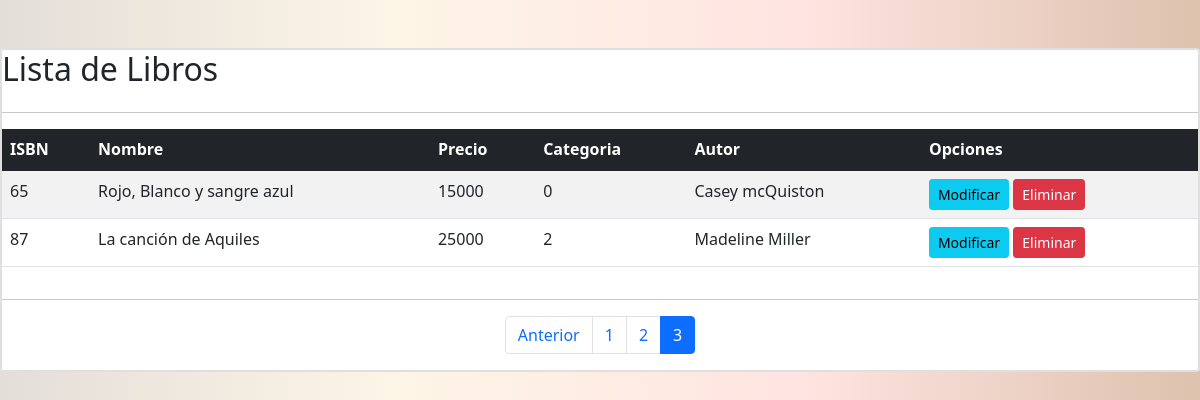
The page /libroList/?page=3 (signed in) on the database as committed earlier.
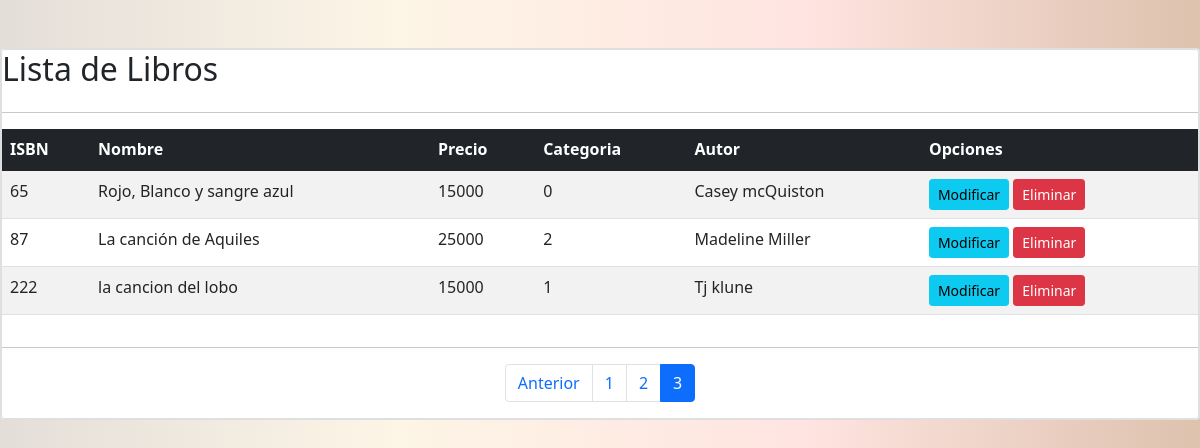
The same page on the database as committed later.
### tienda/models.py (models this page shows, shortened)
class Libro(models.Model):
    isbn = models.IntegerField()
    nombre = models.CharField(max_length=400)
    precio = models.IntegerField()
    categoria = models.IntegerField(choices=opciones_categoria)
    nuevo = models.BooleanField()
    autor = models.ForeignKey(Autor, on_delete=models.PROTECT)
    imagen = models.ImageField(upload_to="Libros",null=True)

class Autor(models.Model):
    idAutor = models.IntegerField()
    nombre = models.CharField(max_length=100)
    def __str__(selft):
        return selft.nombre

### tienda/views.py (the view)
# urls.py: path('libroList/', libroList, name='libroList'),
@permission_required('tienda.view_libro')
def libroList(request):
    libros = Libro.objects.all()
    page = request.GET.get('page',1)
    try:
        paginator = Paginator(libros, 5)
        libros = paginator.page(page)
    except:
        raise Http404
    contexto={
        'entity':libros,
        'paginator': paginator
    }
    return render(request, 'tienda/Libros/listar.html',contexto)

### tienda/templates/tienda/Libros/listar.html (shortened to what this page needs)
{% load static %}
<!DOCTYPE html>
<html lang="en">
<head>
    <link href="https://cdn.jsdelivr.net/npm/bootstrap@5.1.3/dist/css/bootstrap.min.css" rel="stylesheet"
>
    <link rel="stylesheet" href="{% static 'css/crud.css'%}">
</head>
<body>
    <br>
    <br>
    <div class="card">
        <div class="card body">
            <h2>Lista de Libros</h2>
            <hr>
            <table class="table table-striped table-hover table-responsive-sm" id="libros">
                <thead class="table-dark">
                    <tr>
                        <th scope="col">ISBN</th>
                        <th scope="col">Nombre</th>
                        <th scope="col">Precio</th>
                        <th scope="col">Categoria</th>
                        <th scope="col">Autor</th>
                        <th scope="col">Opciones</th>
                    </tr>
                </thead>
                {% for lista in entity %}
                <tr>
                    <td>{{lista.isbn}}</td>
                    <td>{{lista.nombre}}</td>
                    <td>{{lista.precio}}</td>
                    <td>{{lista.categoria}}</td>
                    <td>{{lista.autor}}</td>
                    <td>
                        {% if perms.tienda.change_libro %}
                        <a href="{% url 'modificarLibro' lista.id %}" class="btn btn-info btn-sm">Modificar</a>
                        {% endif %}
                        {% if perms.tienda.delate_libro %}
                        <a href="#" onclick="eliminarLibro({{ lista.id }})" class="btn btn-danger btn-sm">Eliminar</a>
                        {% endif %}
                    </td>
                </tr>
                {% endfor %}
            </table>
            <hr>
            <div>
                {% include 'tienda/paginator.html' %}
            </div>
        </div>
    </div>
</body>
</html>

Rows that differ between the two databases and show on the page:
added Libro: isbn "222", nombre "la cancion del lobo", precio "15000", categoria "1", autor "Tj klune"
